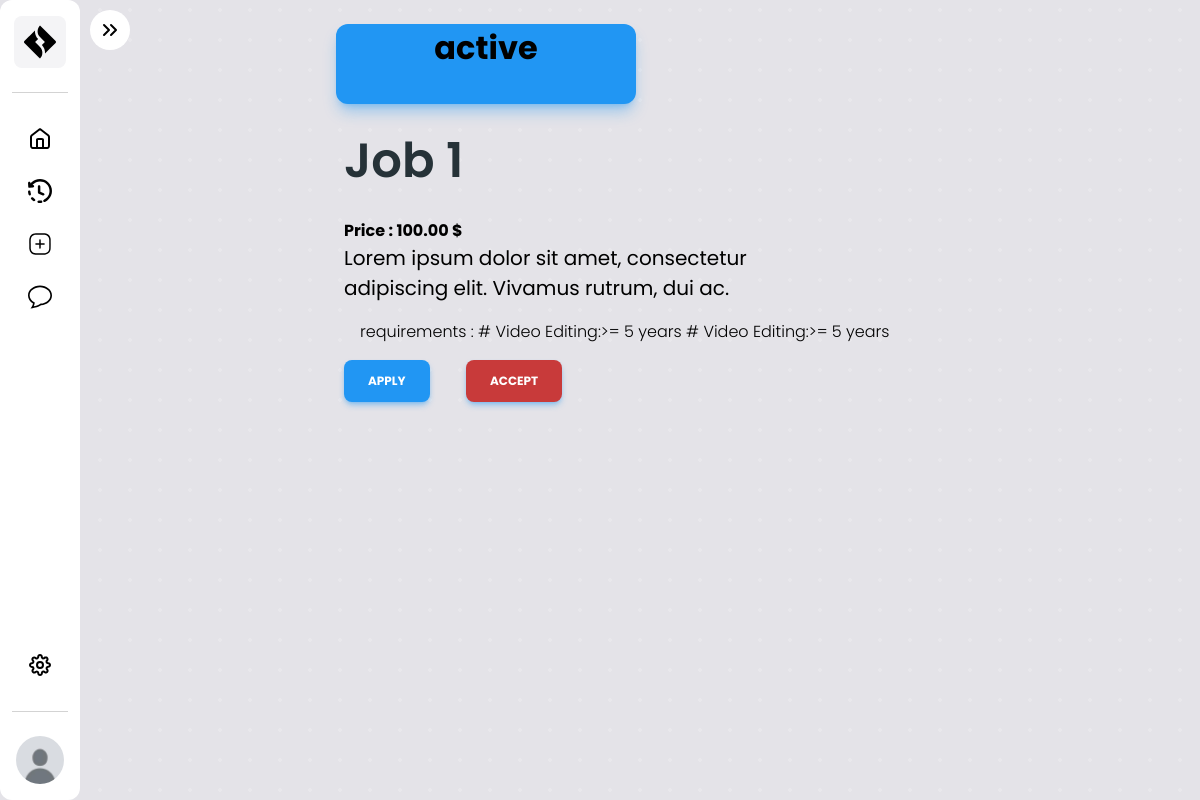
Screenshot of /jobdetails.php?id=1 (signed in) with the database file from the repository.
### tables this page shows
CREATE TABLE `jobs` (
  `id` int(11) NOT NULL,
  `name` varchar(100) DEFAULT NULL,
  `description` text DEFAULT NULL,
  `price` decimal(10,2) DEFAULT NULL,
  `req1` int(11) DEFAULT NULL,
  `req2` int(11) DEFAULT NULL,
  `state` varchar(10) DEFAULT NULL,
  `master` int(11) NOT NULL,
  `employee` int(11) NOT NULL
);

CREATE TABLE `experience` (
  `id` bigint(20) UNSIGNED NOT NULL,
  `name` varchar(100) DEFAULT NULL,
  `years` int(11) DEFAULT NULL
);

### class/ConnexionBD.php (called while the page is built, shortened)
<?php
class ConnexionBD
{
  private static $_dbname = "tanit";
  private static $_user = "root";
  private static $_pwd = "";
  private static $_host = "localhost";
  private static $_bdd = null;
  private function __construct()
  {
    try {
      self::$_bdd = new PDO("mysql:host=" . self::$_host . ";dbname=" . self::$_dbname . ";charset=utf8", self::$_user, self::$_pwd,    array(PDO::MYSQL_ATTR_INIT_COMMAND => 'SET NAMES UTF8'));
    } catch (PDOException $e) {
      echo('Erreur : ' . $e->getMessage());
      die();
    }
  }
  public static function getInstance()
  {
    return (self::$_bdd);
  }
}

### class/jobRep.php (called while the page is built, shortened)
<?php
class jobRep
{
    private $db = null;
    private $table = 'jobs';
    public function __construct()
    {
        $this->db = connexionBd::getInstance();
    }
    public function getjobbyid($id)
    {
        $query = "select * from {$this->table} where id = {$id};";
        $res = $this->db->query($query);
        $job = $res->fetch(PDO::FETCH_OBJ);
        return $job;
    }
}

### class/expRep.php (called while the page is built, shortened)
<?php
class expRep
{
    private $db = null;
    private $table = 'experience';
    public function __construct()
    {
        $this->db = connexionBd::getInstance();
    }
    public function getexp($id)
    {
        $query = "select * from {$this->table} where id = {$id};";
        $res = $this->db->query($query);
        $experience = $res->fetch(PDO::FETCH_OBJ);
        $result = $experience->name . ':>= ' . $experience->years;
        return $result;
    }
}

### jobdetails.php (the view, shortened to what this page needs)
<!DOCTYPE html>
<html lang="en">
<?php
$jobs = new jobRep();
$job = $jobs->getjobbyid($_GET['id']);
$exps = new expRep();
?>
<head>
    <link rel='stylesheet' href='cssobjs/sidebar.css' />
    <link rel='stylesheet' href='cssobjs/jobdetails.css' />
    <nav class='sidebar'>
        <div class="sidebar-header">
            <a class="logo-wrapper">
                <img src="./assets/logo.svg" alt="Logo">
            </a>
            <button class="toggle-btn">
                <img src="./assets/expand.svg" alt="expand button">
            </button>
        </div>
        <div class="sidebar-links">
            <a class="link" href='home.php'>
                <img src="./assets/home.svg" alt="">
            </a>
            <a class="link" title='History' href='history.php'>
                <img src="./assets/history.svg" alt="history">
            </a>
            <a class="link" title='new post' href='new.php'>
                <img src="./assets/new.svg" alt="new post">
            </a>
            <a class="link" title='Messages' href='messages.php'>
                <img src="./assets/message.svg" alt="messages">
            </a>
        </div>
        <div class="sidebar-bottom">
            <div class="sidebar-links">
                <a class="link" title='Settings' href='settings.php'>
                    <img src="./assets/settings.svg" alt="">
                </a>
            </div>
            <div class="user-profile">
                <div class="user-avatar" title='logout' id="settings">
                    <img src="./assets/default.jpg" alt="">
                </div>
            </div>
        </div>
    </nav>
    <div class="main">
        <div class="card">
            <div class="headercard <?= $job->state ?>card">
                <h1>
                    <?= $job->state ?>
                </h1>
            </div>
            <div class="infocard">
                <h1 class="titlecard">
                    <?= $job->name ?>
                </h1>
                <p>
                <h4>Price :
                    <?= $job->price ?> $
                </h4>
                </p>
                <p class='description'>
                    <?= $job->description ?>
                </p>
                <p class="tagcard">requirements : #
                    <?= $exps->getexp($job->req1) ?> years #
                    <?= $exps->getexp($job->req1) ?>
                    years
                </p>
                <?php if ($_SESSION['id'] != $job->master) { ?>
                <a href='apply.php?id=<?= $job->id ?>'><button type="button" class="actioncard">apply
                    </button></a>
                <?php } else { ?>
                <a href='applicants.php?id=<?= $job->id ?>'><button type="button" class="actioncard">check applicants
                    </button></a>
                <?php } ?>
                <a href='remove.php?id=<?= $job->id ?>'> <button type="button" class="actioncard delete">accept
                    </button></a>
            </div>
        </div>
    </div>
</head>
<body>
</body>
</html>

### cssobjs/sidebar.css (style rules this page uses)
*, *::before, *::after { margin: 0; padding: 0; box-sizing: border-box; }
body { height: 100vh; font-family: Poppins, sans-serif; position: relative; background-color: #313131; background-image: radial-gradient(rgba(255, 255, 255, 0.171) 2px, transparent 0); background-size: 30px 30px; background-position: -5px -5px; }
.main { margin-left: 20rem; }
button, a, li { all: unset; font: inherit; cursor: pointer; }
.sidebar { position: fixed; width: 5rem; height: 100vh; background-color: #ffffff; padding: 1rem 0.75rem; border-radius: 0.75rem; display: flex; flex-direction: column; transition: width 500ms ease; }
.sidebar-header, .sidebar-links { display: flex; justify-content: center; align-items: center; overflow: hidden; }
.sidebar-header { margin-bottom: 1.5rem; }
.logo-wrapper { display: flex; justify-content: start; align-items: center; gap: 1.25rem; }
.logo-wrapper>img { width: 3.25rem; height: 3.25rem; background-color: #f4f4f6; padding: 0.4rem; border-radius: 0.5rem; }
.sidebar-links { flex-direction: column; margin-bottom: auto; gap: 0.6rem; padding-top: 1.5rem; }
.sidebar>.sidebar-links { border-top: 1px solid rgb(211, 211, 211); }
.link { display: flex; padding: 0.6rem; border-radius: 0.5rem; gap: 1.5rem; }
.link>img { width: 24px; height: 24px; }
.sidebar-bottom .sidebar-links { padding-bottom: 1.5rem; }
.toggle-btn { position: absolute; top: 10px; right: -50px; padding: 0.5rem; background-color: #fff; border-radius: 50%; display: flex; justify-content: center; align-items: center; transition: transform 0.25s ease; }
.user-profile { display: flex; justify-content: center; align-items: center; gap: 1.5rem; padding-top: 1.5rem; border-top: 1px solid rgb(211, 211, 211); }
.user-avatar { width: 48px; height: 48px; cursor: pointer; transition: scale 0.2s ease; }
.user-avatar img { width: 100%; height: 100%; border-radius: 50%; object-fit: cover; }

### cssobjs/jobdetails.css (style rules this page uses)
body { height: 100vh; background-color: #e4e3e8; font-family: Poppins, sans-serif; position: relative; }
.main { margin-left: 20rem; align-items: flex-start; }
.card { display: inline-flex; flex-direction: column; }
.headercard { background-clip: border-box; flex-direction: column; display: inline-flex; width: 300px; margin-top: 1.5rem; margin-left: 1rem; margin-right: 1rem; border-radius: 0.75rem; box-shadow: 0 10px 15px -3px rgba(33, 150, 243, .4), 0 4px 6px -4px rgba(33, 150, 243, .4); height: 5rem; text-align: center; }
.activecard { background-color: rgb(33 150 243); }
.infocard { border: none; padding: 1.5rem; }
.titlecard { color: rgb(38 50 56); letter-spacing: 0; line-height: 1.375; font-weight: 600; font-size: 3rem; margin-bottom: 1.5rem; }
.tagcard { font-weight: 300; font-size: 1rem; margin: 1rem; }
.actioncard { -webkit-user-select: none; -moz-user-select: none; user-select: none; border: none; outline: none; box-shadow: 0 4px 6px -1px rgba(33, 150, 243, .4), 0 2px 4px -2px rgba(33, 150, 243, .4); color: rgb(255 255 255); text-transform: uppercase; font-weight: 700; font-size: .75rem; padding: 0.75rem 1.5rem; background-color: rgb(33 150 243); border-radius: 0.5rem; margin-right: 2rem; }
.description { padding-right: 20rem; font-size: 1.25rem; }
.delete { background-color: rgb(200, 58, 58); }

### rows the page displays
jobs: state "active", name "Job 1", price "100.00", description "Lorem ipsum dolor sit amet, consectetur adipiscing elit. Vivamus rutrum, dui ac.", req1.years "Video Editing:>= 5"
